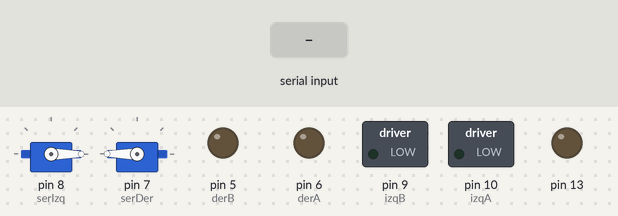
This sketch was run on a simulated Arduino Uno, built with avr-gcc and run on an emulated ATmega328P. Shown: 2 × servo, switched loads named in the sketch (green lamp = pin HIGH), output pins drawn as LEDs (lit = HIGH). The inputs (shaded band) are chosen by the test bench.

Above: at 1.2 s.
1.3 s: "e" received over Serial
At 1.76 s:
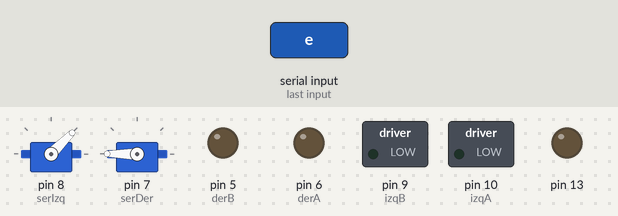
4.3 s: "a" received over Serial
At 5.8 s:
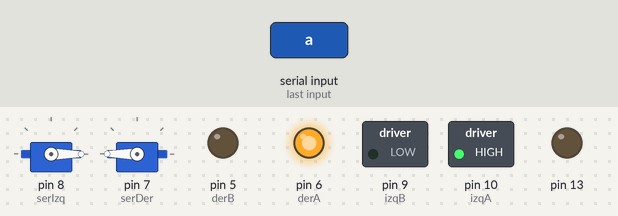
6.4 s: "b" received over Serial
At 7.6 s:
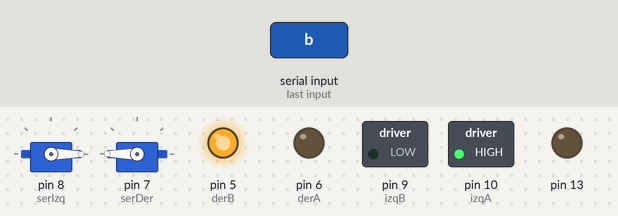
7.9 s: "c" received over Serial
At 8.7 s:
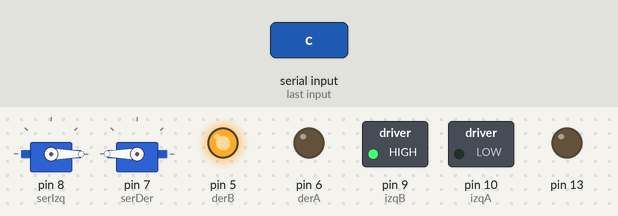
9.4 s: "d" received over Serial
At 9.9 s:
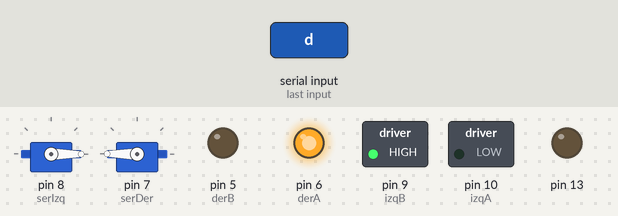
10.9 s: "f" received over Serial
Timing chart, 0 to 14.9 s (numbered marks = the images above; inputs shaded):
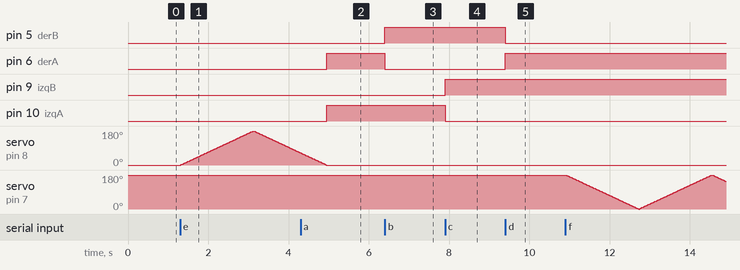

The sketch:

robot.ino
```cpp
#include <Servo.h>
Servo serIzq;   //8
Servo serDer;   //7
int pos = 0;

//Pines al puente h
const int izqA = 10;
const int izqB = 9;
const int derA = 6;
const int derB = 5;

int vel = 255;            // Velocidad de los motores (0-255)
int estado = 'g';         // inicia detenido

//Sensor de ultrasonido
const int pecho = 12;      // define el pin 12 como (pecho) para el Ultrasonido
const int ptrig = 11;      // define el pin 11 como (ptrig) para el Ultrasonido
int duracion, distancia;   // para Calcular distacia

void setup()  {
  Serial.begin(9600);    // inicia el puerto serial para comunicacion con el Bluetooth
  pinMode(derA, OUTPUT);
  pinMode(derB, OUTPUT);
  pinMode(izqA, OUTPUT);
  pinMode(izqB, OUTPUT);

  pinMode(pecho, INPUT);   // define el pin 2 como entrada (pecho)
  pinMode(ptrig,OUTPUT);   // define el pin 3 como salida  (ptrig)
  pinMode(13,OUTPUT);

  serIzq.attach(8);
  serDer.attach(7);

  serIzq.write(0);
  serDer.write(180);
}

void loop(){
  if(Serial.available()>0){        // lee el bluetooth y almacena en estado
    estado = Serial.read();
  }
  if(estado == 'a'){           // Boton desplazar al Frente
    avanzar();
  }
  if(estado=='b'){          // Boton IZQ
    izquierda();
  }
  if(estado=='c'){         // Boton retroceder
    retroceder();
  }
  if(estado=='d'){          // Boton DER
    derecha();
  }
  if(estado=='e'){          // servo derecho
    servoDer();
  }
  if(estado=='f'){          // servo izquierdo
    servoIzq();
  }
  if(estado == 'z'){
    parar();
  }
}

void avanzar(){
  analogWrite(izqA, vel);
  analogWrite(izqB, 0);
  analogWrite(derA, vel);
  analogWrite(derB, 0);
  }

void retroceder(){
  analogWrite(izqA, 0);
  analogWrite(izqB, vel);
  analogWrite(derA, 0);
  analogWrite(derB, vel);
  }

void izquierda(){
  analogWrite(izqA, vel);
  analogWrite(izqB, 0);
  analogWrite(derA, 0);
  analogWrite(derB, vel);
  }

void derecha(){
  analogWrite(izqA, 0);
  analogWrite(izqB, vel);
  analogWrite(derA, vel);
  analogWrite(derB, 0);
  }

void parar(){
  analogWrite(izqA, 0);
  analogWrite(izqB, 0);
  analogWrite(derA, 0);
  analogWrite(derB, 0);
  }

void servoIzq(){
  for (pos = 180; pos >= 0; pos -= 1){
    serDer.write(pos);
    delay(10);
  }
  for (pos = 0; pos <= 180; pos += 1){
    serDer.write(pos);
    delay(10);
  }
}
void servoDer(){
  for (pos = 0; pos <= 180; pos += 1){
    serIzq.write(pos);
    delay(10);
  }
  for (pos = 180; pos >= 0; pos -= 1){
    serIzq.write(pos);
    delay(10);
  }
}
```

Measured:
- after the input at 1.3 s, servo on pin 8 (serIzq): rises from 0° to 180° in 1.8 s, then falls to 64° in 1.2 s
- after the input at 4.3 s, pin 6 (derA), pin 10 (izqA): LOW → HIGH after 0.65 s; servo on pin 8 (serIzq): goes on until 4.9 s, then stays 0°
- after the input at 6.4 s, pin 5 (derB): LOW → HIGH at once; pin 6 (derA): HIGH → LOW at once
- after the input at 7.9 s, pin 9 (izqB): LOW → HIGH at once; pin 10 (izqA): HIGH → LOW at once
- after the input at 9.4 s, pin 5 (derB): HIGH → LOW at once; pin 6 (derA): LOW → HIGH at once
